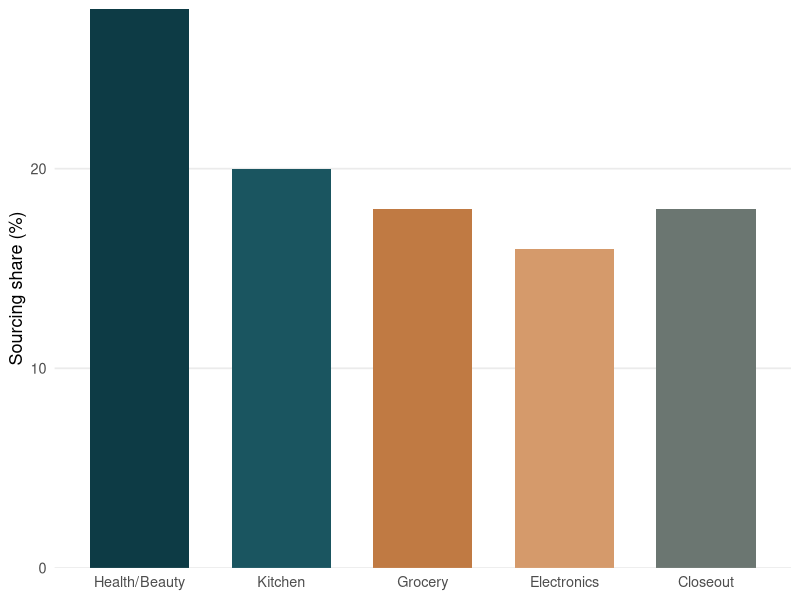

Recreate this plot in R.
## ---- chunk 1
#| echo: false
#| fig-width: 8
#| fig-height: 3.6
library(ggplot2)
df <- data.frame(
  cat = factor(c("Health/Beauty","Kitchen","Grocery","Electronics","Closeout"),
               levels = c("Health/Beauty","Kitchen","Grocery","Electronics","Closeout")),
  share = c(28,20,18,16,18)
)
ggplot(df, aes(cat, share, fill = cat)) +
  geom_col(width = 0.7) +
  scale_fill_manual(values = c("#0d3b45","#1a5560","#c07a43","#d59a6b","#6b7671")) +
  scale_y_continuous(expand = c(0, 0)) +
  labs(x = NULL, y = "Sourcing share (%)") +
  theme_minimal(base_size = 13) +
  theme(
    legend.position = "none",
    panel.grid.major.x = element_blank(),
    panel.grid.minor = element_blank(),
    plot.background = element_rect(fill = NA, color = NA),
    panel.background = element_rect(fill = NA, color = NA)
  )
